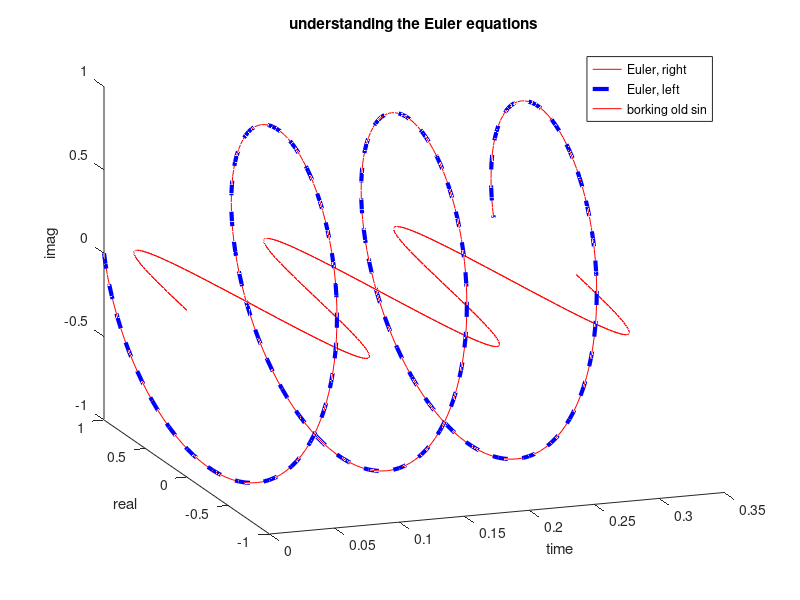
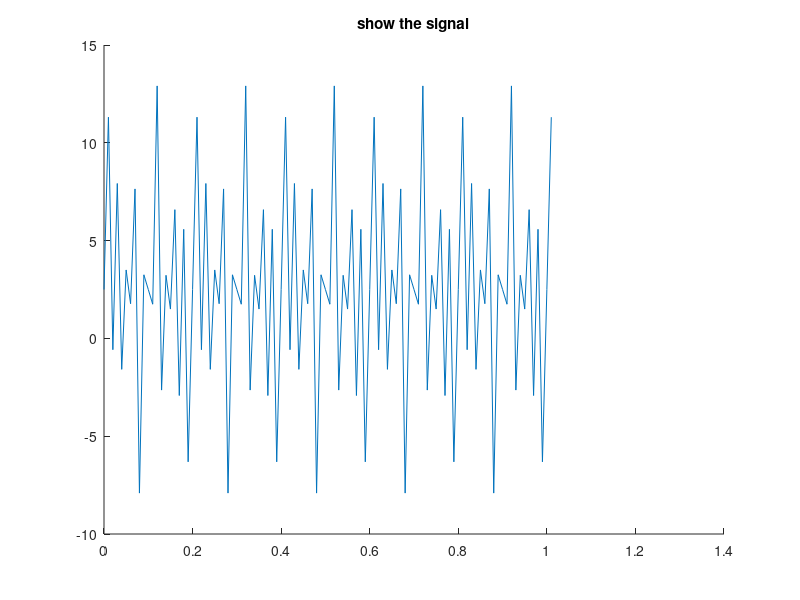
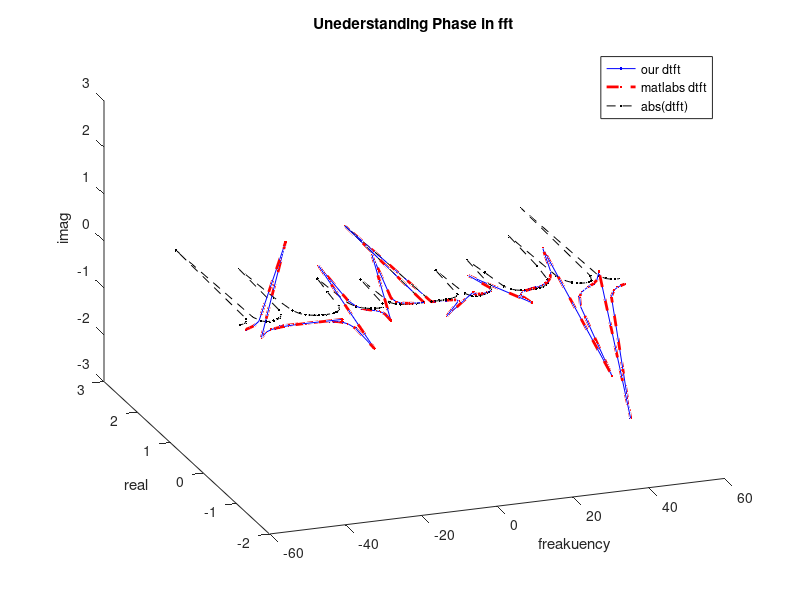

The MATLAB source for these figures, in order:
%%make some waves
% amp * sin(2 * pi * freq * (time + phase))
t = 0:.001:.3;
r = 1 * sin(2 * pi * 10 * t);

fh = figure();
ah = axes('parent', fh);

lh = line(t, r, 'color', 'r', 'parent', ah);
xlabel('time')
ylabel('amplitude')

%%make some complex sin waves
% Eulers formula isnt scary
% left side: exp(1j())
% right side: cos() + jsin() 
% in the dtft we use a variation on that theme.
% exp(1j()) = cos() + -jsin()
% in this case:
% imag() of this looks like -sin() 
% real() of this looks like  cos()

% take a look for yourself
left_side_euler = 1 * exp(-1j * 2 * pi * 10 * t);
right_side_euler = cos(2*pi*10*t) - i*sin(2*pi*10*t);
lh(1) = line(t, real(right_side_euler), imag(right_side_euler), 'color', 'r');
lh(2)= line(t, real(left_side_euler), imag(left_side_euler), 'linestyle',...
 '--', 'color', 'b', 'linewidth', 3);
lh(3) = line(t, r, 'color', 'r');

% pretty
xlabel('time')
ylabel('real')
zlabel('imag')
legend([lh(:)], {'Euler, right', 'Euler, left', 'borking old sin'}) 
title('understanding the Euler equations');
view(-20, 20)

%% Make Signal
% parameters of the waves
amps = [2 3 4 5];
freaks = [10 20 35 45];
offs = [1 .5 1 0];
phs = [0 0 0 0];
binsize = .01;
tims = 0:binsize:1+binsize;
sig = zeros(numel(amps), numel(tims));

% build each wave
for idx = 1:numel(amps)
	sig(idx, :) = amps(idx) * sin(2*pi * freaks(idx)...
	* (tims + (2*pi*phs(idx)))) + offs(idx);
end

% sum up duh waves
tot_sig = sum(sig, 1);
norm_tot_sig = tot_sig/norm(tot_sig);

% plot duh wave
fh2 = figure();
ah2 = axes('parent', fh2);
lh2(1) = line(tims, tot_sig);
title(ah2, 'show the signal');

%% DTFT
% Note: Lets just drop time temporarily, even though it may feel weird,
%       lets think about our signal just as having a # of samples
%       from the zeroth sample to the n-th sample.
samples = [0:numel(tims)-1] / numel(tims);

% nyquist limit (number of unique frequencies)
ny_lim = numel(tims)/2 + 1;

% largest frequency Hz
seconds = max(tims) - min(tims);
Hz = numel(samples)/seconds;
large_freak = Hz/2;

% dtft body
four = zeros(size(tot_sig));
for fidx = 1:numel(samples) % length of the sequence (hint: this is just a linear spacing of frequencies)
	sw = 1 * exp(-1j*2*pi*(fidx-1) .* samples);
	norm_sw = sw/norm(sw);
	four(fidx) = sum([tot_sig.*sw]);
end
ff = fft(tot_sig); % check just in case :-)

%% convert to useful scale
nf = numel(tims)/2 + 1;
freq_axis = linspace(0, large_freak, ny_lim); % (Note resolved: frequencies back into context)
freq_axis_plot = [-fliplr(freq_axis(2:end-1)), freq_axis];
man_four = four/numel(tot_sig);
mat_four = ff/numel(tot_sig);

fh3 = figure();
ah3 = axes('parent', fh3);

% trick to get matlab to plot negative freq the way its natural to see it
freq_index = [numel(freq_axis)+1:numel(freq_axis_plot), 1:numel(freq_axis)];
p_man_four = man_four(freq_index);
p_mat_four = mat_four(freq_index);

% draw lines
lh3(3) = line(freq_axis_plot, real(abs(p_man_four)), imag(abs(p_man_four)),...
 'linestyle', '--', 'marker', '.', 'color', 'k');
lh3(1) = line(freq_axis_plot, real(p_man_four), imag(p_man_four), 'linestyle',...
 '-', 'marker', '.', 'color', 'b');
lh3(2) = line(freq_axis_plot, real(p_mat_four), imag(p_mat_four), 'marker',...
 '.', 'color', 'r', 'linewidth', 2, 'linestyle', '--');

% pretty
title(ah3,'Unederstanding Phase in fft');
legend(lh3(:), {'our dtft', 'matlabs dtft', 'abs(dtft)'});
xlabel('freakuency')
ylabel('real')
zlabel('imag')
view(-20, 30)



